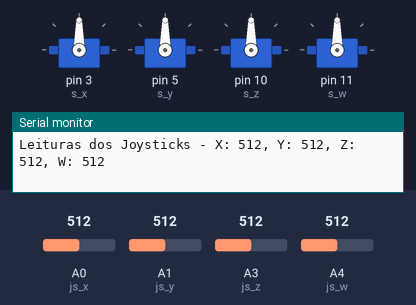
A sketch run on a simulated Arduino Uno, built with avr-gcc and run on an emulated ATmega328P. On the bench: 4 × servo, the last lines printed to the serial monitor. The inputs (shaded band) are chosen by the test bench; at power-on: A0 (js_x) = 512, A1 (js_y) = 512, A3 (js_z) = 512, A4 (js_w) = 512.

Above: at 1.2 s.
1.3 s: A0 (js_x) set to 957
4.3 s: A0 (js_x) set to 989
At 5.48 s:
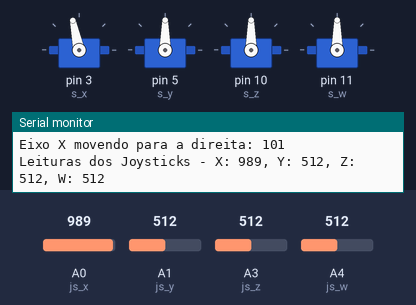
At 7.22 s:
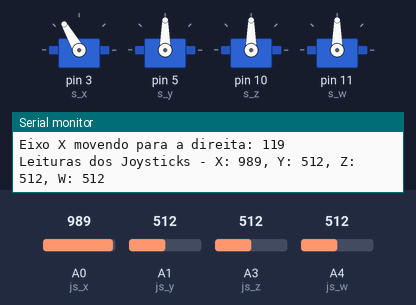
7.3 s: A1 (js_y) set to 963
10.3 s: A1 (js_y) set to 985
At 10.47 s:
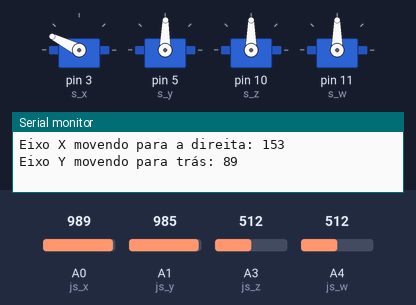
13.3 s: A3 (js_z) set to 957
16.3 s: A3 (js_z) set to 986
At 16.72 s:
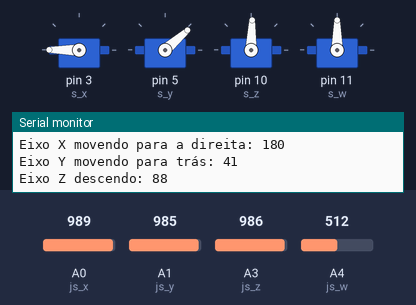
Timing chart, 0 to 22.6 s (numbered marks = the images above; inputs shaded):
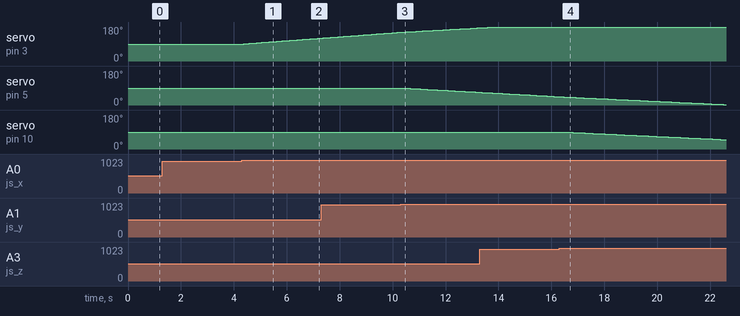

The sketch:

braco_scara.ino.ino
```cpp
#include <VarSpeedServo.h> // https://github.com/netlabtoolkit/VarSpeedServo

// Declaração dos objetos servo para cada eixo
VarSpeedServo servo_x; // Eixo X: direita e esquerda
VarSpeedServo servo_y; // Eixo Y: frente e trás
VarSpeedServo servo_z; // Eixo Z: sobe e desce
VarSpeedServo servo_w; // Eixo W: abre e fecha

// Definição das entradas analógicas para os joysticks
const int js_x = A0; // Joystick eixo X
const int js_y = A1; // Joystick eixo Y
const int js_z = A3; // Joystick eixo Z
const int js_w = A4; // Joystick eixo W

// Definição das portas PWM para os servos
const int s_x = 3;  // Servo eixo X
const int s_y = 5;  // Servo eixo Y
const int s_z = 10; // Servo eixo Z
const int s_w = 11; // Servo eixo W

// Definição das posições iniciais dos servos
int val_x = 90;
int val_y = 90;
int val_z = 90;
int val_w = 90;

void setup() {
  Serial.begin(9600);

  // Inicializa os servos e reporta no monitor serial
  servo_x.attach(s_x, 1, 180);
  Serial.println("Servo X inicializado na porta 3.");

  servo_y.attach(s_y, 1, 180);
  Serial.println("Servo Y inicializado na porta 5.");

  servo_z.attach(s_z, 1, 180);
  Serial.println("Servo Z inicializado na porta 10.");

  servo_w.attach(s_w, 1, 180);
  Serial.println("Servo W inicializado na porta 11.");

  Serial.println("Setup completo.");
}

void loop() {
  // Leitura dos valores dos joysticks
  int leitura_js_x = analogRead(js_x);
  int leitura_js_y = analogRead(js_y);
  int leitura_js_z = analogRead(js_z);
  int leitura_js_w = analogRead(js_w);

  // Exibe as leituras para diagnóstico
  Serial.print("Leituras dos Joysticks - X: "); Serial.print(leitura_js_x);
  Serial.print(", Y: "); Serial.print(leitura_js_y);
  Serial.print(", Z: "); Serial.print(leitura_js_z);
  Serial.print(", W: "); Serial.println(leitura_js_w);

  // Controle do eixo X (esquerda e direita)
  if (leitura_js_x > 970) {
    val_x = min(val_x + 1, 180); // Limita o valor a 180
    servo_x.write(val_x, 120, true);
    Serial.print("Eixo X movendo para a direita: "); Serial.println(val_x);
  } else if (leitura_js_x < 50) {
    val_x = max(val_x - 1, 0); // Limita o valor a 0
    servo_x.write(val_x, 120, true);
    Serial.print("Eixo X movendo para a esquerda: "); Serial.println(val_x);
  }

  // Controle do eixo Y (frente e trás)
  if (leitura_js_y < 50) {
    val_y = min(val_y + 1, 180);
    servo_y.write(val_y, 120, true);
    Serial.print("Eixo Y movendo para frente: "); Serial.println(val_y);
  } else if (leitura_js_y > 970) {
    val_y = max(val_y - 1, 0);
    servo_y.write(val_y, 120, true);
    Serial.print("Eixo Y movendo para trás: "); Serial.println(val_y);
  }

  // Controle do eixo Z (sobe e desce)
  if (leitura_js_z < 50) {
    val_z = min(val_z + 1, 180);
    servo_z.write(val_z, 120, true);
    Serial.print("Eixo Z subindo: "); Serial.println(val_z);
  } else if (leitura_js_z > 970) {
    val_z = max(val_z - 1, 0);
    servo_z.write(val_z, 120, true);
    Serial.print("Eixo Z descendo: "); Serial.println(val_z);
  }

  // Controle do eixo W (abre e fecha)
  if (leitura_js_w < 50) {
    val_w = min(val_w + 1, 180);
    servo_w.write(val_w, 120, true);
    Serial.print("Eixo W abrindo: "); Serial.println(val_w);
  } else if (leitura_js_w > 970) {
    val_w = max(val_w - 1, 0);
    servo_w.write(val_w, 120, true);
    Serial.print("Eixo W fechando: "); Serial.println(val_w);
  }

  delay(30); // Aguarda para estabilidade
}
```

Measured:
- the behaviour switches between 970 and 971 on A0 (js_x) (found by bisection; images 0 and 1)
- the behaviour switches between 970 and 971 on A1 (js_y) (found by bisection; images 2 and 3)
- the behaviour switches between 970 and 971 on A3 (js_z) (found by bisection; images 3 and 4)
- after the input at 4.3 s, servo on pin 3 (s_x): moves from 90° to 121° over 2.9 s, starting after 0.08 s
- after the input at 10.3 s, servo on pin 5 (s_y): moves from 90° to 67° over 2.8 s, starting after 0.11 s
- after the input at 16.3 s, servo on pin 10 (s_z): moves from 90° to 49° over 6.0 s, starting after 0.20 s
